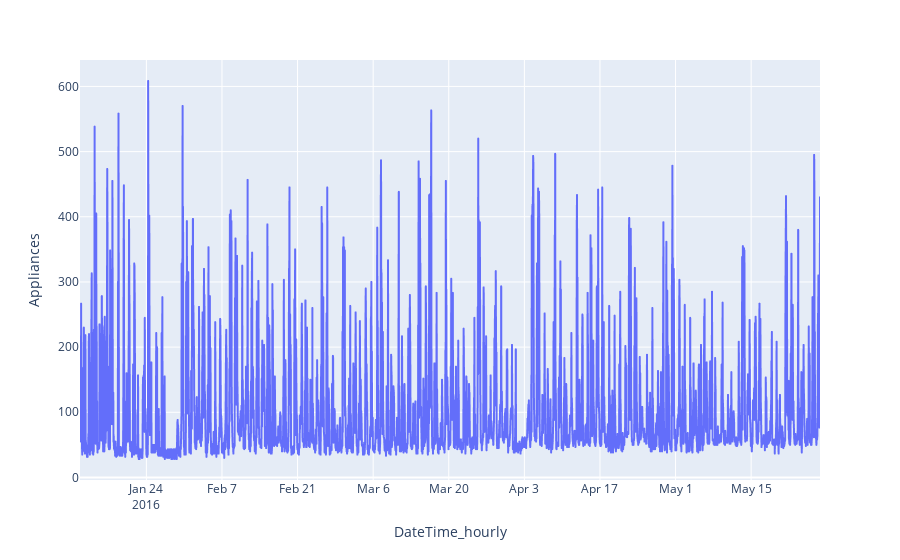

Notebook cell for this chart:
### Code cell
px.line(hourly_data, x=hourly_data.index, y='Appliances')

### Figure 1 — Plotly figure (JSON) as saved in the notebook; plotly's stock layout.template omitted (floating-point values rounded to 4 significant figures; data arrays with more than 128 entries replaced by an {"elided": "..."} marker saying what was removed)
{"data": [{"hovertemplate": "DateTime_hourly=%{x}<br>Appliances=%{y}<extra></extra>", "legendgroup": "", "line": {"color": "#636efa", "dash": "solid"}, "mode": "lines", "name": "", "showlegend": false, "type": "scattergl", "x": {"elided": "3290 str values"}, "xaxis": "x", "y": {"elided": "3290 float values"}, "yaxis": "y"}], "layout": {"legend": {"tracegroupgap": 0}, "margin": {"t": 60}, "xaxis": {"anchor": "y", "domain": [0, 1], "title": {"text": "DateTime_hourly"}}, "yaxis": {"anchor": "x", "domain": [0, 1], "title": {"text": "Appliances"}}}}
